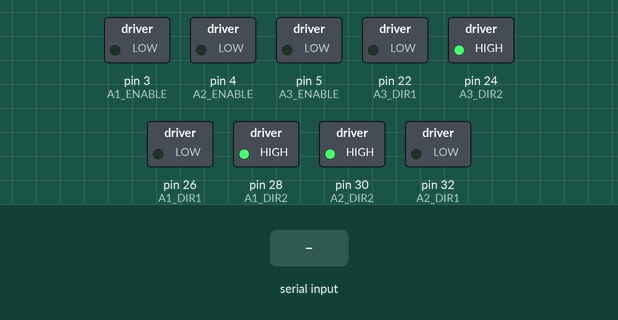
This sketch was run on a simulated Arduino Mega 2560, built with avr-gcc and run on an emulated ATmega2560. Parts: switched loads named in the sketch (green lamp = pin HIGH). The test bench sets the inputs (shaded band). What the sketch prints to the serial monitor is not drawn.

Above: at 1.2 s.
1.3 s: "1,90*" received over Serial
At 2.45 s:
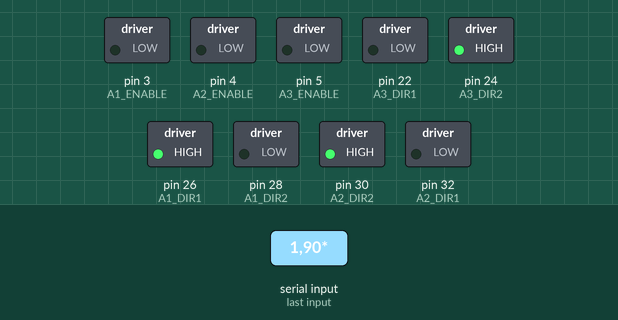
At 3.5 s:
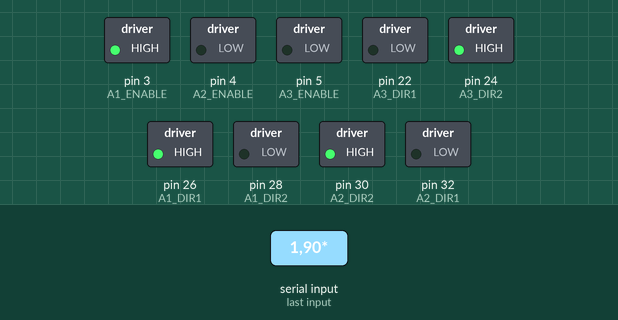
Timing chart, 0 to 5.0 s (numbered marks = the images above; inputs shaded):
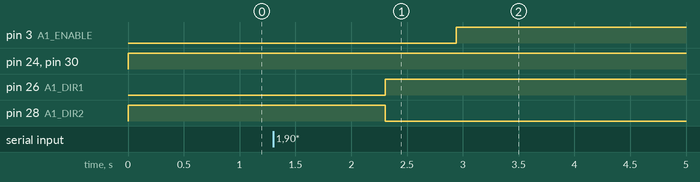

The sketch:

speedcontrolLib.ino
```cpp
#include <PID_v1.h>
#include <ros.h>

/*CONSTANTS AND GLOBAL VARIABLE DECLARATION*/
const int ENCODER_A1_PINA = 46;//pin for encoder's channel A.
const int ENCODER_A1_PINB = 48;//pin for encoder's channel B.

const int ENCODER_A2_PINA = 50;//pin for encoder's channel A.
const int ENCODER_A2_PINB = 52;//pin for encoder's channel B.

const int ENCODER_A3_PINA = 44;//pin for encoder's channel A.
const int ENCODER_A3_PINB = 42;//pin for encoder's channel B.

const int A1_DIR1 = 26;//direction 1, DIR1=0,DIR=1, CW rotation.
const int A1_DIR2 = 28;//direction 2, DIR1=0,DIR=1, CW rotation.
const int A1_ENABLE = 3;//PWM output pin connecting to the driver.

const int A2_DIR1 = 32;//direction 1, DIR1=0,DIR=1, CW rotation.
const int A2_DIR2 = 30;//direction 2, DIR1=0,DIR=1, CW rotation.
const int A2_ENABLE = 4;//PWM output pin connecting to the driver.

const int A3_DIR1 = 22;//direction 1, DIR1=0,DIR=1, CW rotation.
const int A3_DIR2 = 24;//direction 2, DIR1=0,DIR=1, CW rotation.
const int A3_ENABLE = 5;//PWM output pin connecting to the driver.

double A1_Setspeed, A2_Setspeed, A3_Setspeed = 0.0;
double A1_PWMOutput, A2_PWMOutput, A3_PWMOutput = 0.0;

volatile int A1encoder0Count = 0;
volatile int A2encoder0Count = 0;
volatile int A3encoder0Count = 0;

//Define Variables we'll be connecting to
double Setpoint1, Input1, Output1 = 0;
double Setpoint2, Input2, Output2 = 0;
double Setpoint3, Input3, Output3 = 0;

//Define the aggressive and conservative Tuning Parameters
double A1Kp = 1.0, A1Ki = 6.0, A1Kd = 0.0;
double A2Kp = 1.5, A2Ki = 6.0, A2Kd = 0.0;
double A3Kp = 1.0, A3Ki = 6.0, A3Kd = 0.0;

//Specify the links and initial tuning parameters
PID myPID1(&Input1, &Output1, &Setpoint1, A1Kp, A1Ki, A1Kd, P_ON_M, DIRECT);
PID myPID2(&Input2, &Output2, &Setpoint2, A2Kp, A2Ki, A2Kd, P_ON_M, DIRECT);
PID myPID3(&Input3, &Output3, &Setpoint3, A3Kp, A3Ki, A3Kd, P_ON_M, DIRECT);

float pv1_speed, tError1, nowTime1, tempCount1, NowCount1;
float pv2_speed, tError2, nowTime2, tempCount2, NowCount2;
float pv3_speed, tError3, nowTime3, tempCount3, NowCount3;

float wheelVelocityArray1[20] = {};
float wheelVelocityArray2[20] = {};
float wheelVelocityArray3[20] = {};

float wheelVelOutput1, wheelVelOutput2, wheelVelOutput3  = 0.0;
float wheelVelInput1, wheelVelInput2, wheelVelInput3 = 0.0;
float WD1_dot, WD2_dot, WD3_dot, theta, r_dot, WD1, WD2, WD3, r = 0.0;
float pi = 3.1415;

char A1array[5] = {};
char A2array[5] = {};

float X_pos, Y_pos, delta_t, last_time = 0.0;
bool flag = false;

void setup() {

  pinMode(ENCODER_A1_PINA, INPUT);//set pin ENCODER_A2_PINA as input.
  pinMode(ENCODER_A1_PINB, INPUT);//set pin ENCODER_A2_PINB as input.
  pinMode(A1_DIR1, OUTPUT);//set pin DIR1 as output.
  pinMode(A1_DIR2, OUTPUT);//set pin DIR2 as output.
  pinMode(A1_ENABLE, OUTPUT);//set pint ENA as output
  attachInterrupt(ENCODER_A1_PINA, A1doEncoderA, CHANGE);//set up  interrupt
  attachInterrupt(ENCODER_A1_PINB, A1doEncoderB, CHANGE);//set up  interrupt

  pinMode(ENCODER_A2_PINA, INPUT);//set pin ENCODER_A2_PINA as input.
  pinMode(ENCODER_A2_PINB, INPUT);//set pin ENCODER_A2_PINB as input.
  pinMode(A2_DIR1, OUTPUT);//set pin DIR1 as output.
  pinMode(A2_DIR2, OUTPUT);//set pin DIR2 as output.
  pinMode(A2_ENABLE, OUTPUT);//set pint ENA as output
  attachInterrupt(50, A2doEncoderA, CHANGE);//set up  interrupt
  attachInterrupt(52, A2doEncoderB, CHANGE);//set up  interrupt

  pinMode(ENCODER_A3_PINA, INPUT);//set pin ENCODER_A2_PINA as input.
  pinMode(ENCODER_A3_PINB, INPUT);//set pin ENCODER_A2_PINB as input.
  pinMode(A3_DIR1, OUTPUT);//set pin DIR1 as output.
  pinMode(A3_DIR2, OUTPUT);//set pin DIR2 as output.
  pinMode(A3_ENABLE, OUTPUT);//set pint ENA as output
  attachInterrupt(44, A3doEncoderA, CHANGE);//set up  interrupt
  attachInterrupt(42, A3doEncoderB, CHANGE);//set up  interrupt

  Serial.begin (57600); //9600

  //turn the PID on
  myPID1.SetMode(AUTOMATIC);
  myPID1.SetOutputLimits(-255, 255); //set output limits of PID controller
  myPID1.SetSampleTime(3); //set the sample time

  myPID2.SetMode(AUTOMATIC);
  myPID2.SetOutputLimits(-255, 255); //set output limits of PID controller
  myPID2.SetSampleTime(3); //set the sample time

  myPID3.SetMode(AUTOMATIC);
  myPID3.SetOutputLimits(-255, 255); //set output limits of PID controller
  myPID3.SetSampleTime(3); //set the sample time


}

void loop()
{
  Serial.print(X_pos);
  Serial.print(",");
  Serial.print(Y_pos);
  Serial.print(",");
  Serial.println(delta_t);

  //  int A2_sensorValue  = analogRead(A1);
  //  Setpoint3 = A2_sensorValue * (100 / 1023.0);

  myPID1.SetTunings(A1Kp, A1Ki, A1Kd, P_ON_M);
  myPID2.SetTunings(A2Kp, A2Ki, A2Kd, P_ON_M);
  myPID3.SetTunings(A3Kp, A3Ki, A3Kd, P_ON_M);

  myPID1.Compute();
  myPID2.Compute();
  myPID3.Compute();

  motor1_dir();
  motor2_dir();
  motor3_dir();

  velocity_A1();
  velocity_A2();
  velocity_A3();

  if (Serial.available()) {

    //manual_navigate();
    auto_navigate();

  }

  speed_Model();
  position_Model();

  Setpoint1 = WD1_dot * 9.5492;
  Setpoint2 = WD2_dot * 9.5492;
  Setpoint3 = WD3_dot * 9.5492;


}
```

controlling.ino
```cpp
void manual_navigate() {

  int inByte = Serial.read();

  switch (inByte) {
    case '8':
      goForward();
      break;
    case '4':
      RotateCCW();
      break;
    case '6':
      RotateCW();
      break;
    case '2':
      goBackward();
      break;
    case '5':
      Stop();
      break;
    case '7':
      NW();
      break;
    case '9':
      NE();
      break;
    case '3':
      SE();
      break;
    case '1':
      SW();
      break;
    case 'd':
      goRight();
      break;
    case 'a':
      goLeft();
      break;
  }

}

void auto_navigate() {
  String Serial_A1  = Serial.readStringUntil('*');
  char c1array[5];
  Serial_A1.toCharArray(c1array, sizeof(c1array));
  r_dot = atof(c1array);


  String Serial_A2  = Serial.readStringUntil('\n');
  char c2array[5];
  Serial_A2.toCharArray(c2array, sizeof(c2array));
  float theta_temp = atof(c2array);
  theta = theta_temp * (pi / 180);


}
```

functions.ino
```cpp
void speed_Model() {

  WD1_dot = - 8.33 * ( cos(theta) * r_dot );
  WD2_dot = 11.785 * ( sin(theta) * r_dot );
  WD3_dot = 11.785 * ( sin(theta) * r_dot );

}

void position_Model() {

  delta_t = ( micros() - last_time ) / 1000000;
  last_time = micros();

  float delta_X = ( cos(theta) * r_dot ) * delta_t;
  float delta_Y = ( sin(theta) * r_dot ) * delta_t;

  X_pos += delta_X;
  Y_pos += delta_Y;


}


float velocity_A1() {

  tError1 = micros() - float(nowTime1);
  nowTime1 = micros();
  tempCount1 = NowCount1;
  NowCount1 = A1encoder0Count;

  pv1_speed = float((NowCount1 - tempCount1 ) * 60.0 * 1000000.0) / (500.0 * float(tError1) * 4.0);

  Input1 = wheelVelocityFilter1(pv1_speed);
  return Input1;

}

float velocity_A2() {

  tError2 = micros() - float(nowTime2);
  nowTime2 = micros();
  tempCount2 = NowCount2;
  NowCount2 = A2encoder0Count;

  pv2_speed = float((NowCount2 - tempCount2) * 60.0 * 1000000.0) / (500.0 * float(tError2) * 4.0);

  Input2 = wheelVelocityFilter2(pv2_speed);
  return Input2;

}

float velocity_A3() {

  tError3 = micros() - float(nowTime3);
  nowTime3 = micros();
  tempCount3 = NowCount3;
  NowCount3 = A3encoder0Count;

  pv3_speed = float((NowCount3 - tempCount3 ) * 60.0 * 1000000.0) / (500.0 * float(tError3) * 4.0);

  Input3 = wheelVelocityFilter3(pv3_speed);
  return Input3;

}

float wheelVelocityFilter1(float wheelVelInput1) {

  for (int i = 19; i >= 1; i--) {

    wheelVelocityArray1[i] = wheelVelocityArray1[i - 1];
    wheelVelOutput1 += wheelVelocityArray1[i];
  }

  wheelVelocityArray1[0] = wheelVelInput1;
  wheelVelOutput1 += wheelVelocityArray1[0];
  wheelVelOutput1 /= 20.0;
  return wheelVelOutput1;
}

float wheelVelocityFilter2(float wheelVelInput2) {

  for (int i = 19; i >= 1; i--) {

    wheelVelocityArray2[i] = wheelVelocityArray2[i - 1];
    wheelVelOutput2 += wheelVelocityArray2[i];
  }

  wheelVelocityArray2[0] = wheelVelInput2;
  wheelVelOutput2 += wheelVelocityArray2[0];
  wheelVelOutput2 /= 20.0;
  return wheelVelOutput2;
}

float wheelVelocityFilter3(float wheelVelInput3) {

  for (int i = 19; i >= 1; i--) {

    wheelVelocityArray3[i] = wheelVelocityArray3[i - 1];
    wheelVelOutput3 += wheelVelocityArray3[i];
  }

  wheelVelocityArray3[0] = wheelVelInput3;
  wheelVelOutput3 += wheelVelocityArray3[0];
  wheelVelOutput3 /= 20.0;
  return wheelVelOutput3;
}

void goForward() {
  A1_Setspeed = 0.0;
  A2_Setspeed = 15.0;
  A3_Setspeed = 15.0;
}

void goBackward() {
  A1_Setspeed = 0.0;
  A2_Setspeed = -15.0;
  A3_Setspeed = -15.0;
}

void Stop() {
  A1_Setspeed = 0.0;
  A2_Setspeed = 0.0;
  A3_Setspeed = 0.0;

}

void RotateCW() {
  A1_Setspeed = -10.0;
  A2_Setspeed = -10.0;
  A3_Setspeed = 10.0;
}

void RotateCCW() {
  A1_Setspeed = 10.0;
  A2_Setspeed = 10.0;
  A3_Setspeed = -10.0;
}

void NE() {
  A1_Setspeed = -10.0;
  A2_Setspeed = 10.0;
  A3_Setspeed = 10.0;
}

void NW() {
  A1_Setspeed = 10.0;
  A2_Setspeed = 10.0;
  A3_Setspeed = 10.0;
}

void SE() {
  A1_Setspeed = -10.0;
  A2_Setspeed = -10.0;
  A3_Setspeed = -10.0;
}

void SW() {
  A1_Setspeed = 10.0;
  A2_Setspeed = -10.0;
  A3_Setspeed = -10.0;
}

void goRight() {
  A1_Setspeed = -10.0;
  A2_Setspeed = 2.0; //5.0;
  A3_Setspeed = 0.0; //-5.0;
}

void goLeft() {
  A1_Setspeed = 10.0;
  A2_Setspeed = 0.0; //-5.0;
  A3_Setspeed = 2.0; //5.0;
}


/*====================================================*/
//motor A1
void A1doEncoderA() {
  if (digitalRead(ENCODER_A1_PINA) != digitalRead(ENCODER_A1_PINB)) {
    A1encoder0Count++;
  }
  else {
    A1encoder0Count--;
  }
}
/*===================================================================================================*/
/*INTERRUPT SUBROUTINE CHANNEL B
  When an interrupt on channel B occurs then: CW rotation: A = B, CCW rotation: A != B.*/
void A1doEncoderB() {
  if (digitalRead(ENCODER_A1_PINA) == digitalRead(ENCODER_A1_PINB)) {
    A1encoder0Count++;
  }
  else {
    A1encoder0Count--;
  }
}
/*====================================================*/
/*====================================================*/
//motor A2
void A2doEncoderA() {
  if (digitalRead(ENCODER_A2_PINA) != digitalRead(ENCODER_A2_PINB)) {
    A2encoder0Count++;
  }
  else {
    A2encoder0Count--;
  }
}
/*===================================================================================================*/
/*INTERRUPT SUBROUTINE CHANNEL B
  When an interrupt on channel B occurs then: CW rotation: A = B, CCW rotation: A != B.*/
void A2doEncoderB() {
  if (digitalRead(ENCODER_A2_PINA) == digitalRead(ENCODER_A2_PINB)) {
    A2encoder0Count++;
  }
  else {
    A2encoder0Count--;
  }
}
/*====================================================*/
/*====================================================*/
//motor A3
void A3doEncoderA() {
  if (digitalRead(ENCODER_A3_PINA) != digitalRead(ENCODER_A3_PINB)) {
    A3encoder0Count++;
  }
  else {
    A3encoder0Count--;
  }
}
/*===================================================================================================*/
/*INTERRUPT SUBROUTINE CHANNEL B
  When an interrupt on channel B occurs then: CW rotation: A = B, CCW rotation: A != B.*/
void A3doEncoderB() {
  if (digitalRead(ENCODER_A3_PINA) == digitalRead(ENCODER_A3_PINB)) {
    A3encoder0Count++;
  }
  else {
    A3encoder0Count--;
  }
}
```

motor_directions.ino
```cpp
void motor1_dir() {

  if (Output1 >= 0)
  {
    analogWrite(A1_ENABLE, abs(Output1));
    digitalWrite(A1_DIR1, LOW);
    digitalWrite(A1_DIR2, HIGH);
  }

  if (Output1 < 0)
  {
    analogWrite(A1_ENABLE, abs(Output1));
    digitalWrite(A1_DIR1, HIGH);
    digitalWrite(A1_DIR2, LOW);
  }

}

void motor2_dir() {

  if (Output2 >= 0)
  {
    analogWrite(A2_ENABLE, abs(Output2));
    digitalWrite(A2_DIR1, LOW);
    digitalWrite(A2_DIR2, HIGH);
  }

  if (Output2 < 0)
  {
    analogWrite(A2_ENABLE, abs(Output2));
    digitalWrite(A2_DIR1, HIGH);
    digitalWrite(A2_DIR2, LOW);
  }

}

void motor3_dir() {

  if (Output3 >= 0)
  {
    analogWrite(A3_ENABLE, abs(Output3));
    digitalWrite(A3_DIR1, LOW);
    digitalWrite(A3_DIR2, HIGH);
  }

  if (Output3 < 0)
  {
    analogWrite(A3_ENABLE, abs(Output3));
    digitalWrite(A3_DIR1, HIGH);
    digitalWrite(A3_DIR2, LOW);
  }

}
```

Measured:
- after the input at 1.3 s, pin 3 (A1_ENABLE): LOW → HIGH after 1.6 s; pin 26 (A1_DIR1): LOW → HIGH after 1.0 s; pin 28 (A1_DIR2): HIGH → LOW after 1.0 s
